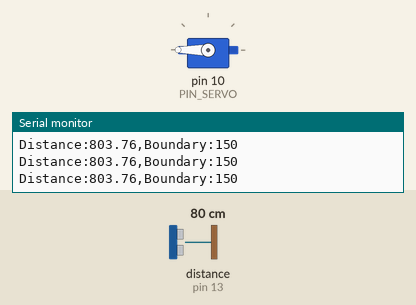
The sketch below on a simulated Arduino Uno, built with avr-gcc and run on an emulated ATmega328P. Parts: servo, the last lines printed to the serial monitor. Wiring (inferred from the names in the program): ultrasonic range finder: trigger pin 12; echo pin 13. Inputs (shaded band) come from the test bench; at power-on: distance to the obstacle (sensor on pin 13) 80 cm. The echo pulse lasts 58.3 µs per cm.

Above: at 1.2 s.
1.3 s: distance to the obstacle (sensor on pin 13) set to 2 cm
At 3.5 s:
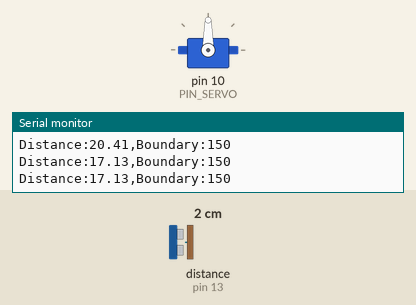
3.8 s: distance to the obstacle (sensor on pin 13) set to 18 cm
At 4.27 s:
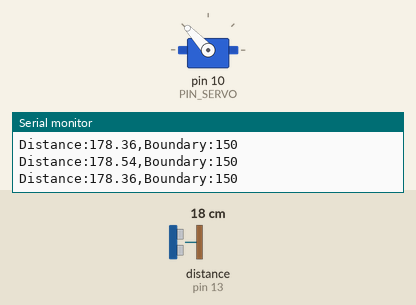
5.3 s: distance to the obstacle (sensor on pin 13) set to 4 cm
At 5.47 s:
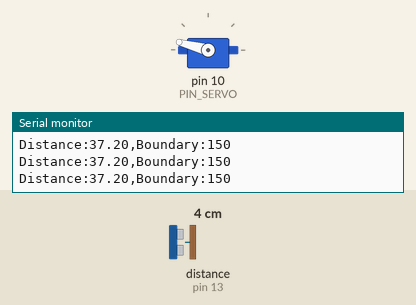
7.8 s: distance to the obstacle (sensor on pin 13) set to 13 cm
9.3 s: distance to the obstacle (sensor on pin 13) set to 18 cm
At 9.47 s:
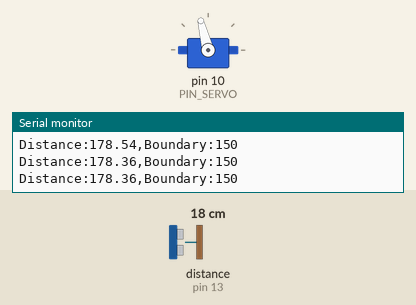
Timing chart, 0 to 12.3 s (numbered marks = the images above; inputs shaded):
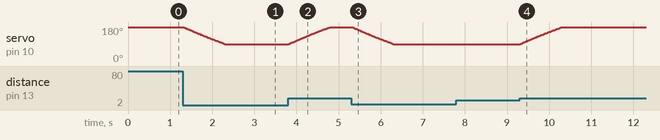

The sketch:

10_challenge_1.ino
```cpp
#include <Servo.h>
#include <cmath>

// Arduino pin assignment
#define PIN_SERVO 10
#define PIN_TRIG  12
#define PIN_ECHO  13

// configurable parameters
#define SND_VEL 346.0
#define INTERVAL 25
#define PULSE_DURATION 10
#define DETECT_DISTANCE 150

#define TIMEOUT ((unsigned long)(INTERVAL * 1000UL / 2))
#define SCALE (0.001 * 0.5 * SND_VEL)

#define CURVE_SIGMOID 0
#define CURVE_GAUSSIAN 1

#define CURVE_TYPE CURVE_SIGMOID

Servo myServo;

unsigned long last_sampling_time = 0;

unsigned long MOVING_TIME = 1000; // moving time is 1 second
unsigned long moveStartTime;

int startAngle = 180;
int stopAngle = 180;
int currentAngle = 180;

bool isInside = false;
bool isMoving = false;


// function prototypes
float USS_measure(int TRIG, int ECHO);
double sigmoid(double x);
double gaussian(double x);
long curveAngle(unsigned long progress);
void moveServo(int angle);
void updateServo();


void setup() {
  myServo.attach(PIN_SERVO);
  myServo.write(startAngle); // Set position

  pinMode(PIN_TRIG, OUTPUT);
  pinMode(PIN_ECHO, INPUT);
  digitalWrite(PIN_TRIG, LOW);

  Serial.begin(57600);
}


void loop() {
  updateServo();

  // wait until next sampling time
  if (millis() - last_sampling_time < INTERVAL)
    return;

  last_sampling_time += INTERVAL;

  // get a distance reading from the USS
  float dist_raw = USS_measure(PIN_TRIG, PIN_ECHO);

  Serial.print("Distance:");
  Serial.print(dist_raw);

  Serial.print(",Boundary:");
  Serial.print(DETECT_DISTANCE);

  Serial.println();

  if (dist_raw < 0)
    return;

  if (dist_raw <= DETECT_DISTANCE && !isInside) {
    Serial.println("in");

    isInside = true;
    moveServo(90);
  }
  else if (dist_raw > DETECT_DISTANCE && isInside) {
    Serial.println("out");

    isInside = false;
    moveServo(180);
  }
}


// get a distance reading from USS
float USS_measure(int TRIG, int ECHO) {
  digitalWrite(TRIG, LOW);
  delayMicroseconds(2);

  digitalWrite(TRIG, HIGH);
  delayMicroseconds(PULSE_DURATION);
  digitalWrite(TRIG, LOW);

  unsigned long duration = pulseIn(ECHO, HIGH, TIMEOUT);

  if (duration == 0)
    return -1.0;

  return duration * SCALE;
}


double sigmoid(double x) {
  return 1.0 / (1.0 + exp(-x));
}


double gaussian(double x) {
  return exp(-(x * x));
}


// calculate angle using selected curve
long curveAngle(unsigned long progress) {
  double x = (double)progress / MOVING_TIME;

#if CURVE_TYPE == CURVE_SIGMOID

  long value = (long)(sigmoid(x) * 1000);

  return map(
    value,
    (long)(sigmoid(0.0) * 1000),
    (long)(sigmoid(1.0) * 1000),
    startAngle,
    stopAngle
  );

#elif CURVE_TYPE == CURVE_GAUSSIAN

  long value = (long)(gaussian(x) * 1000);

  return map(
    value,
    (long)(gaussian(0.0) * 1000),
    (long)(gaussian(1.0) * 1000),
    startAngle,
    stopAngle
  );

#endif
}


// start moving
void moveServo(int angle) {
  startAngle = currentAngle;
  stopAngle = angle;

  moveStartTime = millis(); // start moving
  isMoving = true;
}


void updateServo() {
  if (!isMoving)
    return;

  unsigned long progress = millis() - moveStartTime;

  if (progress <= MOVING_TIME) {
    // while moving
    long angle = curveAngle(progress);

    currentAngle = angle;
    myServo.write(angle);
  }
  else {
    // movement finished
    currentAngle = stopAngle;
    myServo.write(stopAngle);

    isMoving = false;
  }
}
```

Measured:
- the behaviour switches between 15 and 16 cm on distance to the obstacle (sensor on pin 13) (found by bisection; images 3 and 4)
- after the input at 1.3 s, servo on pin 10 (PIN_SERVO): moves from 180° to 90° over 0.99 s, starting at once
- after the input at 3.8 s, servo on pin 10 (PIN_SERVO): moves from 90° to 180° over 0.99 s, starting at once
- after the input at 5.3 s, servo on pin 10 (PIN_SERVO): moves from 180° to 90° over 0.99 s, starting at once
- after the input at 9.3 s, servo on pin 10 (PIN_SERVO): moves from 90° to 180° over 0.99 s, starting at once
